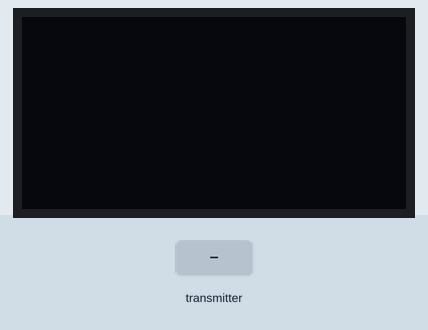
Simulated run of this sketch. Board: Arduino Uno, built with avr-gcc and run on an emulated ATmega328P. Parts: 128×64 one-colour display. Inputs (shaded band) come from the test bench. No radio packets arrive unless stated; what the sketch prints to the serial monitor is not drawn.

Above: at 1.2 s.
1.3 s: the transmitter starts sending encoder = 0
At 2.0 s:
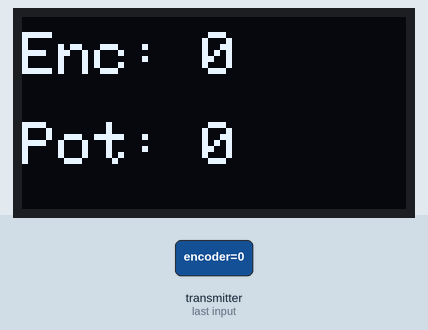
2.8 s: the transmitter starts sending pot = 256
At 3.1 s:
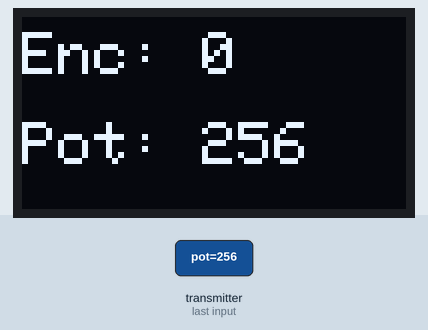
4.3 s: the transmitter starts sending encoder = 1
At 5.4 s:
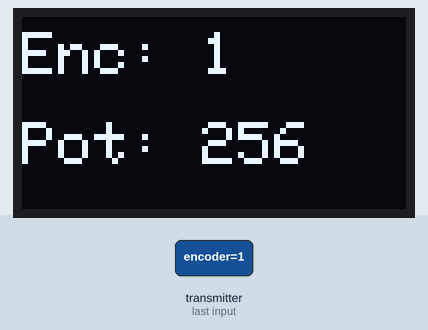
5.8 s: the transmitter starts sending pot = 0
At 6.6 s:
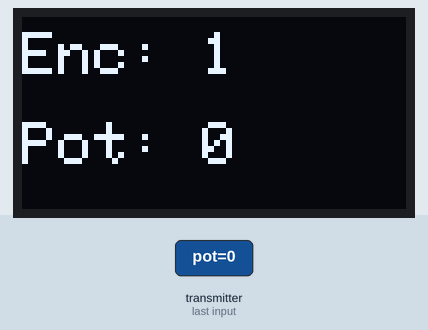
Timing chart, 0 to 8.3 s (numbered marks = the images above; inputs shaded):
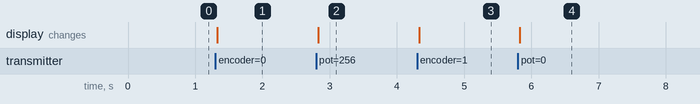

The sketch:

05_Kit3_NRF_Rx_Pot_Enc.ino
```cpp
#include <SPI.h>
#include <nRF24L01.h>
#include <RF24.h>
#include <Wire.h>
#include <Adafruit_GFX.h>
#include <Adafruit_SSD1306.h>

RF24 radio(4, 5);
const byte address[6] = "00001";

Adafruit_SSD1306 display(128, 64, &Wire, -1);

// Same structure as transmitter
struct Data {
  int encoder;
  int pot;
};

Data data;

void setup() {
  Serial.begin(9600);

  radio.begin();
  radio.setPALevel(RF24_PA_LOW);
  radio.setChannel(100);
  radio.setDataRate(RF24_250KBPS);
  radio.openReadingPipe(0, address);
  radio.startListening();

  display.begin(SSD1306_SWITCHCAPVCC, 0x3C);
  display.setTextColor(SSD1306_WHITE);
}

void loop() {

  if (radio.available()) {

    // Receive both values
    radio.read(&data, sizeof(data));

    // Serial Monitor
    Serial.print("Encoder: ");
    Serial.print(data.encoder);
    Serial.print("  Pot: ");
    Serial.println(data.pot);

    // Display both values
    display.clearDisplay();
    display.setTextSize(2);

    display.setCursor(0, 5);
    display.print("Enc: ");
    display.println(data.encoder);

    display.setCursor(0, 35);
    display.print("Pot: ");
    display.println(data.pot);

    display.display();
  }
}
```

Measured:
- after the input at 1.3 s, the display: changes at once (image 1)
- after the input at 2.8 s, the display: changes at once (image 2)
- after the input at 4.3 s, the display: changes at once (image 3)
- after the input at 5.8 s, the display: changes at once (image 4)
